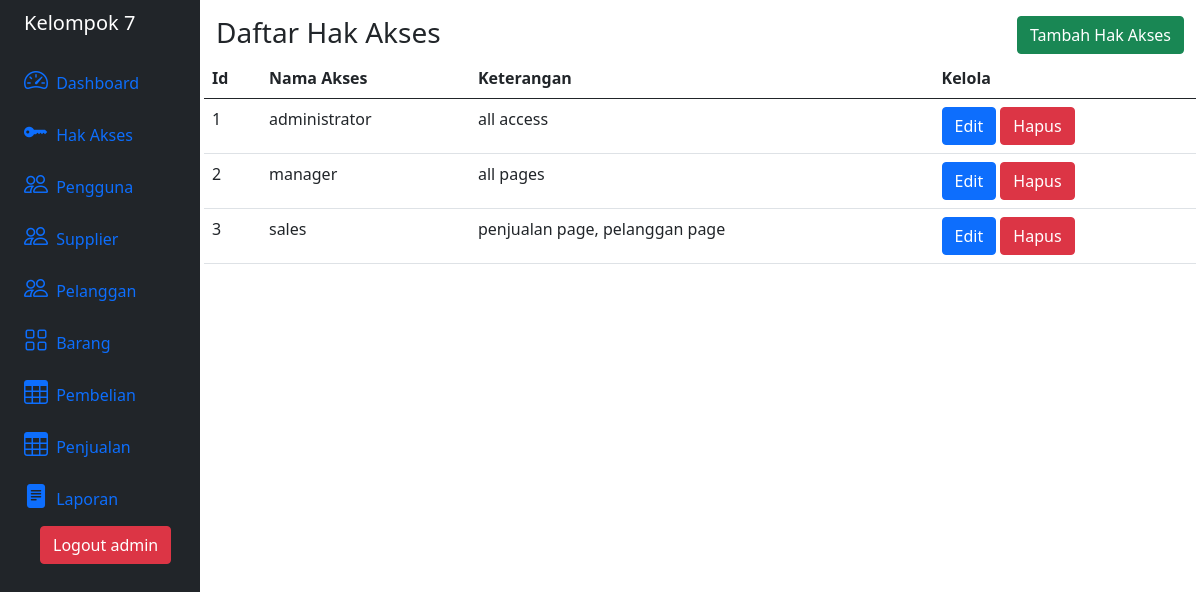
Screenshot of /hak-akses/index.php (signed in) with the database file from the repository.
### tables this page shows
CREATE TABLE `HakAkses` (
  `idAkses` int(11) NOT NULL AUTO_INCREMENT,
  `NamaAkses` varchar(16) NOT NULL,
  `Keterangan` varchar(128) NOT NULL,
  PRIMARY KEY (`idAkses`)
);

### class/HakAkses.php (called while the page is built, shortened)
<?php
  class HakAkses
  {
    private $conn;
    public function __construct(\PDO $database) {
      $this->conn = $database;
    }
    function daftarHakAkses() {
      $query = "SELECT * FROM HakAkses ORDER BY idAkses ASC";
      $prepareDB = $this->conn->prepare($query);
      $prepareDB->execute();
      $daftarHakAkses = $prepareDB->fetchAll();
      return $daftarHakAkses;
    }
  }
?>

### hak-akses/index.php (the view, shortened to what this page needs)
<?php
  include "../class/config.php";
  include "../class/HakAkses.php";
  $hakAkses = new HakAkses($database);
  $daftarHakAkses = $hakAkses->daftarHakAkses();
?>
<!DOCTYPE html>
<html lang="en">
  <head>
    <link href="https://cdn.jsdelivr.net/npm/bootstrap@5.0.2/dist/css/bootstrap.min.css" rel="stylesheet">
    <link rel="stylesheet" href="https://cdn.jsdelivr.net/npm/bootstrap-icons@1.11.3/font/bootstrap-icons.min.css">
  </head>
  <body>
    <div class="container-fluid">
      <div class="row flex-nowrap">
        <div class="col-auto col-md-2 col-xl-2 px-sm-2 px-0 bg-dark">
          <?php
            include "../view/sidebar.php";
          ?>
        </div>
        <div class="col p-3">
          <div class="row">
            <div class="col-6">
              <h3>Daftar Hak Akses</h3>
            </div>
            <div class="col-6 text-end">
              <a href="tambah.php"><button type="button" class="btn btn-success">Tambah Hak Akses</button></a>
            </div>
          </div>
          <div class="row">
            <table class="table">
              <thead>
                <th scope="col">Id</th>
                <th scope="col">Nama Akses</th>
                <th scope="col">Keterangan</th>
                <th scope="col">Kelola</th>
              </thead>
              <tbody>
                <?php
                  if (!empty($daftarHakAkses)) {
                    foreach ($daftarHakAkses as $key => $value) {
                      echo "<tr>";
                      echo "<td>".$value['idAkses']."</td>";
                      echo "<td>".$value['NamaAkses']."</td>";
                      echo "<td>".$value['Keterangan']."</td>";
                      echo ('<td><form action="../controller/HakAkses.php" method="post"><input type="text" name="action" class="form-control d-none" id="action" aria-describedby="action" value="delete"><input type="text" name="id_akses" class="form-control d-none" id="id-akses" aria-describedby="id-akses" value="'.$value['idAkses'].'"><a href="edit.php?idAkses='.$value['idAkses'].'"><button type="button" class="btn btn-primary">Edit</button></a><span> </span><button type="submit" class="btn btn-danger">Hapus</button></form>');
                      echo "</tr>";
                    }
                  } else {
                    echo "<tr>";
                    echo "<td>No items to display.</td>";
                    echo "</tr>";
                  }
                ?>
              </tbody>
            </table>
          </div>
        </div>
      </div>
    </div>
  </body>
</html>

### rows the page displays
hakakses: idAkses "1", NamaAkses "administrator", Keterangan "all access"
hakakses: idAkses "2", NamaAkses "manager", Keterangan "all pages"
hakakses: idAkses "3", NamaAkses "sales", Keterangan "penjualan page, pelanggan page"

### other values shown
$_SESSION["NamaPengguna"] "admin"
